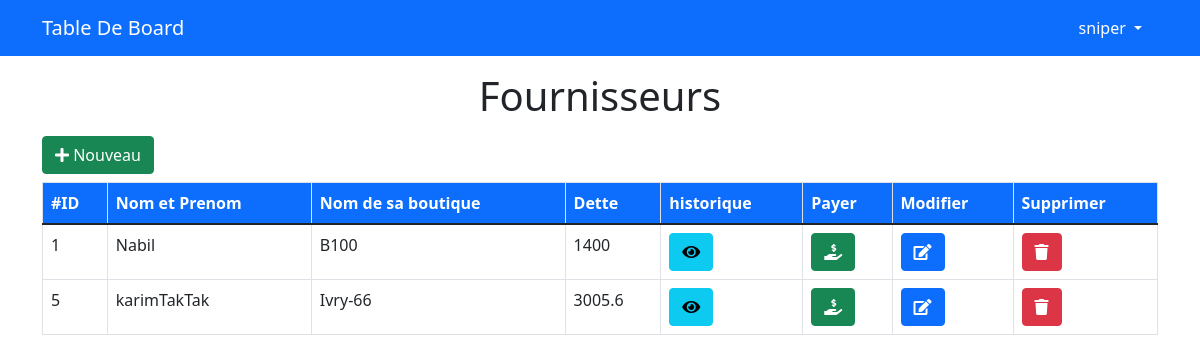
Before: /admin/suppliers.php (signed in) with the older database file.
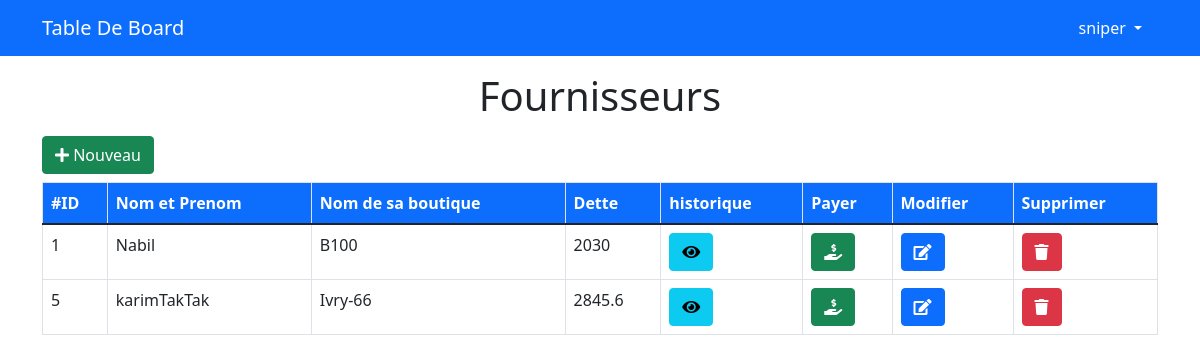
After: the same page with the newer database file.
### tables this page shows
CREATE TABLE `suppliers` (
  `id` int(11) NOT NULL,
  `FullName` varchar(255) NOT NULL,
  `BoutiqueName` varchar(255) NOT NULL,
  `ssDette` double NOT NULL
);

### admin/MVC/models/database.class.php (called while the page is built)
<?php
class Database {
    private $host   = "localhost";
    private $dbname = "exchangemgt";
    private $user   = "root";
    private $pass   = "";
    protected function connect() {
        try {
            $conn = new PDO("mysql:host={$this->host};dbname={$this->dbname}",$this->user,$this->pass);
            return $conn;
        }catch (PDOException $e) {
            echo $e->getMessage();
        }
    }
}
?>

### admin/MVC/models/suppliers.class.php (called while the page is built, shortened)
<?php
class Suppliers extends Database {
    public function getSuppliers() {
        $stmt = $this->connect()->query("SELECT * FROM suppliers");
        $stmt->execute();
        return $stmt->fetchAll();
    }
}
?>

### admin/suppliers.php (the view, shortened to what this page needs)
<?php
    if(isset($_SESSION['username'])):
        include "init.php";
        echo "<div class='container'>";
            echo "<h1 class='text-center mt-3 mb-3'>Fournisseurs</h1>";
        $Suppliers = new Suppliers();
    ?>
    <button type="button" class="btn btn-success mb-2" data-bs-toggle="modal" data-bs-target="#addModal">
        <i class="fas fa-plus"></i> Nouveau
    </button>
    <div class="table-responsive">
        <table class="table table-hover table-bordered">
            <thead class="thead-primary">
                <tr>
                    <th scope="col">#ID</th>
                    <th scope="col">Nom et Prenom</th>
                    <th scope="col">Nom de sa boutique</th>
                    <th scope="col">Dette</th>
                    <th scope="col">historique</th>
                    <th scope="col">Payer</th>
                    <th scope="col">Modifier</th>
                    <th scope="col">Supprimer</th>
                </tr>
            </thead>
            <tbody>
                <?php $getSuppliers = $Suppliers->getSuppliers(); foreach($getSuppliers as $supplier): ?>
                <tr>
                    <td scope="row"><?=$supplier['id'];?></td>
                    <td><?=$supplier['FullName'];?></td>
                    <td><?=$supplier['BoutiqueName'];?></td>
                    <td><?=($supplier['ssDette'] - (int)$supplier['ssDette']) == 0 ? (int)$supplier['ssDette'] : $supplier['ssDette'];?></td>
                    <td>
                    <button type="button" class="btn btn-info btnShowHistory" data-idsupp="<?=$supplier['id'];?>" data-bs-toggle="modal" data-bs-target="#exampleModal">
                        <i class="fas fa-eye"></i>
                    </button>
                    </td>
                    <td>
                        <?php if($supplier['ssDette'] != 0): ?>
                        <button type="button" class="btn btn-success btnPaySupp" data-bs-toggle="modal" data-bs-target="#payModal">
                            <i class="fas fa-hand-holding-usd"></i>
                        </button>
                        <?php endif;?>
                    </td>
                    <td>
                        <button type="button" class="btn btn-primary btnEditSupp" data-bs-toggle="modal" data-bs-target="#editModal">
                            <i class="fas fa-edit"></i>
                        </button>
                    </td>
                    <td>
                        <button type="button" class="btn btn-danger btnDeleteSupp" data-del="<?=$supplier['id'];?>" data-bs-toggle="modal" data-bs-target="#deleteModal">
                            <i class="fas fa-trash"></i>
                        </button>
                    </td>
                </tr>
                <?php endforeach; ?>
            </tbody>
        </table>
    </div>
    <?php
        echo "</div>";
        include $tpl . "footer.php";
    else:
        header("Location: ../index.php");
    endif;
?>

Changed rows visible on the page:
changed suppliers "Nabil": ssDette "1400" → "2030"
changed suppliers "karimTakTak": ssDette "3005.6" → "2845.6"
